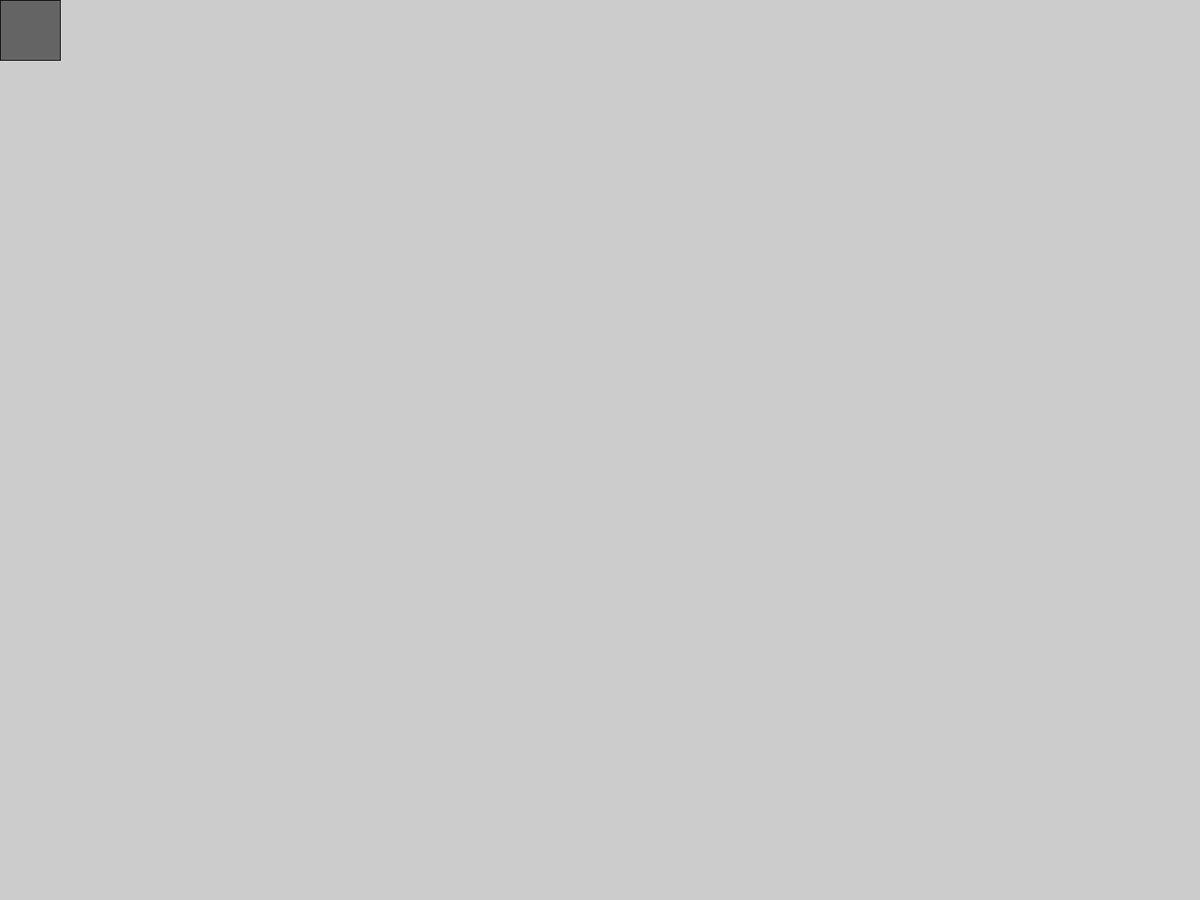
Frame 1 (no input)
Frame 60 (the mouse pressed at the canvas centre just before this capture): identical to frame 1, image omitted
Frame 120 (the mouse held since frame 60 and released just before this capture): identical to frame 1, image omitted

The Processing sketch that drew this single still picture (run headless with seeded random() and noise(); from frame 60 on, the mouse is pressed at the canvas centre):

// Processing sketch: sketch_button
// ── sketch_button.pde
int buttonColor = 100;
void setup(){
fullScreen();
}
void draw(){
fill(buttonColor);
rect(0,0,80,80);
  if (mouseX > 0 && mouseX < 80 &&
    mouseY > 0 && mouseY < 80) {
    buttonColor = color(255, 0, 0);
  } else {
    buttonColor = color(100);
  }
  if (mouseX > 0 && mouseX < 80 &&
    mouseY > 0 && mouseY < 80) {
    buttonColor = color(255, 0, 0);
    if(mousePressed){
         buttonColor = color(random(255), random(255), random(255));
    }
  } else {
    buttonColor = color(100);
  }
  
}
